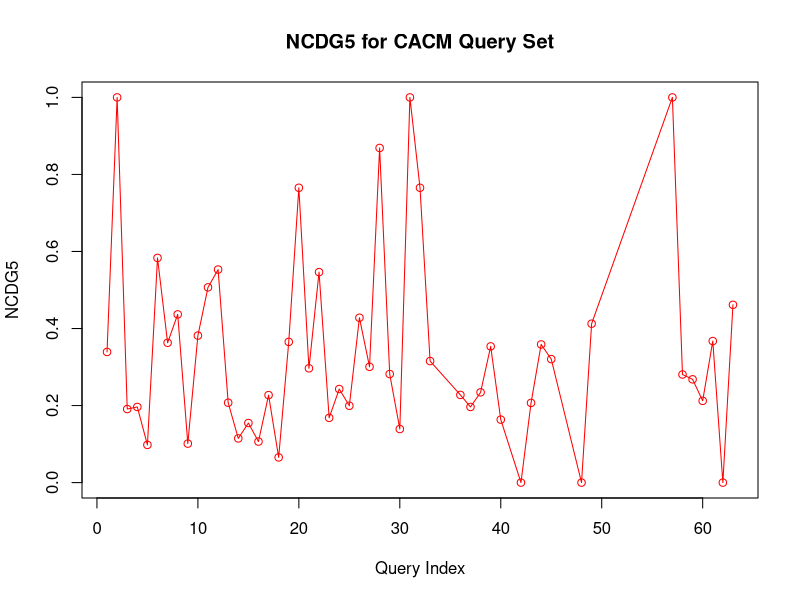

Write the R code that produced this figure.
ncdg5 <- read.csv("NDCG5.csv", header = TRUE)
plot(ncdg5$Query,ncdg5$Value,type = "o",col = "red", xlab = "Query Index", ylab = "NCDG5", 
     main = "NCDG5 for CACM Query Set",  ylim=c(0,1))